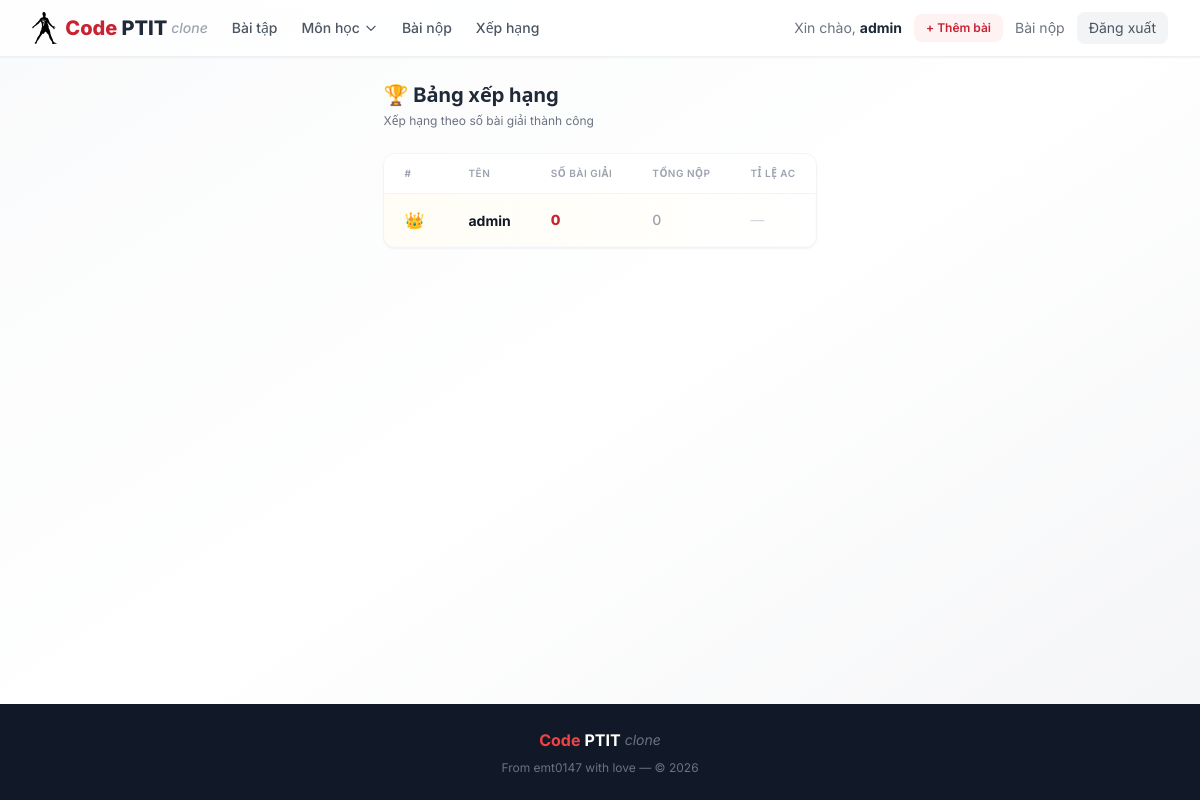
The page /ranking (signed in) on the database as committed earlier.
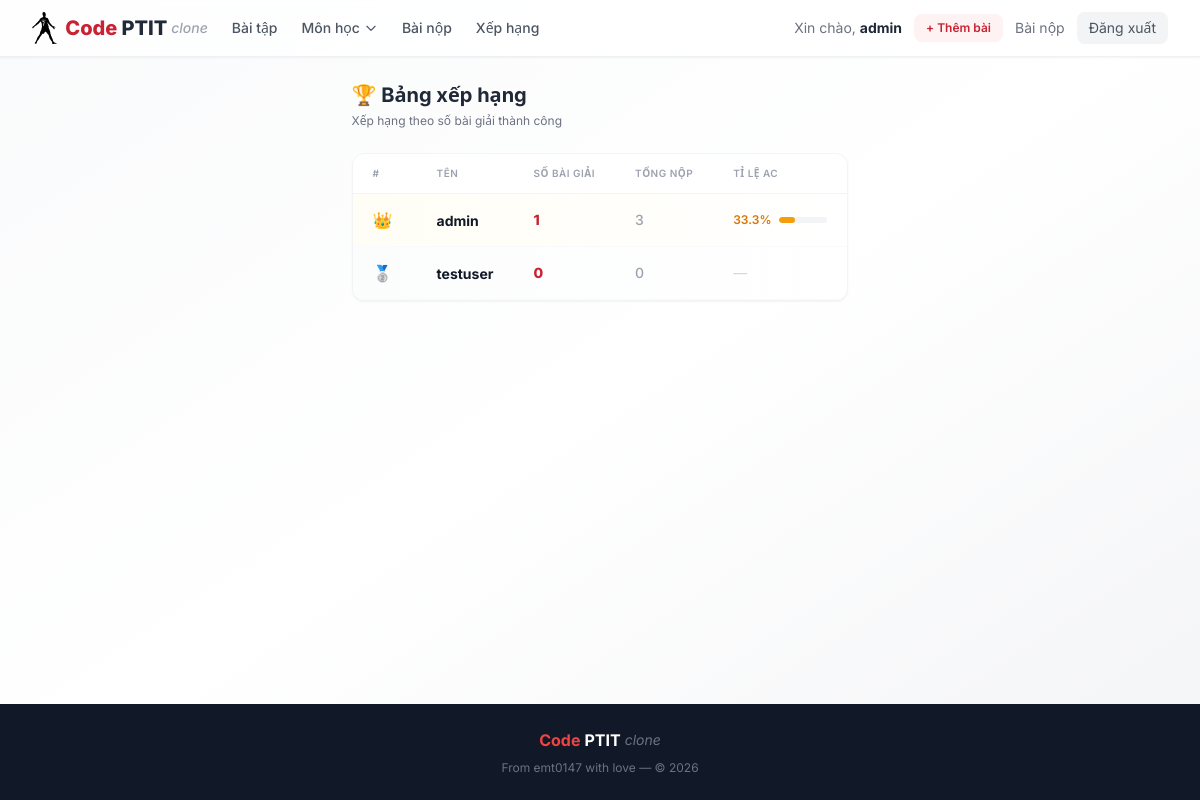
The same page on the database as committed later.
### models.py (models this page shows)
class User(Base):
    __tablename__ = "users"
    id = Column(Integer, primary_key=True, index=True)
    username = Column(String(50), unique=True, index=True, nullable=False)
    email = Column(String(100), unique=True, index=True, nullable=False)
    password_hash = Column(String(255), nullable=False)
    is_admin = Column(Boolean, default=False)
    created_at = Column(DateTime, default=datetime.utcnow)
    solved_count = Column(Integer, default=0)
    total_submissions = Column(Integer, default=0)
    submissions = relationship("Submission", back_populates="user")

### routers/submissions.py (the view)
@router.get("/ranking")
async def ranking(
    request: Request,
    db: Session = Depends(get_db)
):
    user = get_current_user(request, db)
    current_time = time.time()
    if current_time - ranking_cache["timestamp"] > 60 or not ranking_cache["data"]:
        users = db.query(User).order_by(
            User.solved_count.desc(),
            User.total_submissions.asc()
        ).limit(100).all()
        ranking_cache["data"] = users
        ranking_cache["timestamp"] = current_time
    else:
        users = ranking_cache["data"]
    return templates.TemplateResponse("ranking.html", {
        "request": request,
        "user": user,
        "users": users,
    })

### templates/ranking.html (shortened to what this page needs)
{% extends "base.html" %}
{% block content %}
<div class="mb-6 animate-fade-in">
    <h1 class="text-xl font-bold text-gray-800">🏆 Bảng xếp hạng</h1>
    <p class="text-xs text-gray-500 mt-1">Xếp hạng theo số bài giải thành công</p>
</div>
<div class="bg-white rounded-xl shadow-sm border border-gray-100 overflow-hidden animate-fade-in"
    style="animation-delay:0.2s">
    <table class="min-w-full">
        <thead>
            <tr class="border-b border-gray-100">
                <th class="px-5 py-3 text-left text-[10px] font-semibold text-gray-400 uppercase tracking-wider w-16">#
                </th>
                <th class="px-5 py-3 text-left text-[10px] font-semibold text-gray-400 uppercase tracking-wider">Tên
                </th>
                <th class="px-5 py-3 text-left text-[10px] font-semibold text-gray-400 uppercase tracking-wider">Số bài
                    giải</th>
                <th class="px-5 py-3 text-left text-[10px] font-semibold text-gray-400 uppercase tracking-wider">Tổng
                    nộp</th>
                <th class="px-5 py-3 text-left text-[10px] font-semibold text-gray-400 uppercase tracking-wider">Tỉ lệ
                    AC</th>
            </tr>
        </thead>
        <tbody>
            {% for u in users %}
            <tr class="table-row-hover border-b border-gray-50
                {% if loop.index == 1 %}bg-gradient-to-r from-amber-50/50 to-transparent
                {% elif loop.index == 2 %}bg-gradient-to-r from-gray-50/50 to-transparent
                {% elif loop.index == 3 %}bg-gradient-to-r from-orange-50/50 to-transparent{% endif %}">
                <td class="px-5 py-3.5 font-medium">
                    {% if loop.index == 1 %}👑
                    {% elif loop.index == 2 %}🥈
                    {% elif loop.index == 3 %}🥉
                    {% else %}<span class="text-gray-400 text-sm">{{ loop.index }}</span>{% endif %}
                </td>
                <td class="px-5 py-3.5">
                    <span
                        class="font-bold text-sm {% if loop.index <= 3 %}text-gray-900{% else %}text-gray-700{% endif %}">{{
                        u.username }}</span>
                </td>
                <td class="px-5 py-3.5 text-brand-600 font-extrabold text-sm">{{ u.solved_count }}</td>
                <td class="px-5 py-3.5 text-gray-400 text-sm font-medium">{{ u.total_submissions }}</td>
                <td class="px-5 py-3.5 text-sm">
                    {% if u.total_submissions > 0 %}
                    <div class="flex items-center gap-2">
                        <span class="font-semibold text-xs
                            {% if (u.solved_count / u.total_submissions) > 0.5 %}text-emerald-600
                            {% elif (u.solved_count / u.total_submissions) > 0.2 %}text-amber-600
                            {% else %}text-red-500{% endif %}">
                            {{ "%.1f"|format(u.solved_count / u.total_submissions * 100) }}%
                        </span>
                        <div class="w-12 h-1.5 bg-gray-100 rounded-full overflow-hidden">
                            <div class="h-full rounded-full
                                {% if (u.solved_count / u.total_submissions) > 0.5 %}bg-emerald-500
                                {% elif (u.solved_count / u.total_submissions) > 0.2 %}bg-amber-500
                                {% else %}bg-red-500{% endif %}"
                                style="width: {{ u.solved_count / u.total_submissions * 100 }}%"></div>
                        </div>
                    </div>
                    {% else %}<span class="text-gray-300">—</span>{% endif %}
                </td>
            </tr>
            {% else %}
            <tr>
                <td colspan="5" class="px-5 py-12 text-center text-gray-400 text-sm">Chưa có thành viên nào.</td>
            </tr>
            {% endfor %}
        </tbody>
    </table>
</div>
{% endblock %}

### templates/base.html (shortened to what the changed rows need)
<!DOCTYPE html>
<html lang="vi" class="h-full">
<head>
    <script src="https://cdn.tailwindcss.com"></script>
    <link rel="stylesheet" href="https://cdnjs.cloudflare.com/ajax/libs/highlight.js/11.9.0/styles/github-dark.min.css">
    <link rel="stylesheet"
        href="https://cdnjs.cloudflare.com/ajax/libs/github-markdown-css/5.5.0/github-markdown-light.min.css">
    <link rel="stylesheet" href="https://cdn.jsdelivr.net/npm/katex@0.16.9/dist/katex.min.css">
</head>
<body class="h-full bg-gradient-to-br from-gray-50 via-white to-gray-100 flex flex-col min-h-screen">
    <nav class="glass sticky top-0 z-50 border-b border-gray-200/60 shadow-sm">
        <div class="max-w-7xl mx-auto px-4 sm:px-6 lg:px-8">
            <div class="flex justify-between h-14">
                <div class="flex items-center space-x-3">
                    {% if user %}
                    <span class="text-sm text-gray-500">Xin chào, <strong class="text-gray-800">{{ user.username
                            }}</strong></span>
                    {% if user.is_admin %}
                    <a href="/admin/problems/add"
                        class="text-xs font-semibold bg-brand-50 text-brand-600 hover:bg-brand-100 px-3 py-1.5 rounded-lg transition">+
                        Thêm bài</a>
                    {% endif %}
                    <a href="/my-submissions" class="text-sm text-gray-500 hover:text-brand-600 transition">Bài nộp</a>
                    <a href="/logout"
                        class="text-sm bg-gray-100 hover:bg-gray-200 text-gray-600 px-3 py-1.5 rounded-lg transition">Đăng
                        xuất</a>
                    {% else %}
                    <a href="/login" class="text-sm font-medium text-brand-600 hover:text-brand-700 transition">Đăng
                        nhập</a>
                    <a href="/register"
                        class="text-sm font-medium bg-brand-600 hover:bg-brand-700 text-white px-4 py-1.5 rounded-lg transition shadow-sm">Đăng
                        ký</a>
                    {% endif %}
                </div>
            </div>
        </div>
    </nav>
    <main class="{% block main_class %}max-w-7xl mx-auto px-4 sm:px-6 lg:px-8 py-6{% endblock %} flex-1">
        {% block content %}{% endblock %}
    </main>
</body>
</html>

Rows that differ between the two databases and show on the page:
changed User "admin": solved_count "0" → "1"; total_submissions "0" → "3"; u.solved_count/u.total_submissions*100 (not shown) → "33.3"; total_submissions "—" → "%"
added User: username "testuser", solved_count "0", total_submissions "0"
